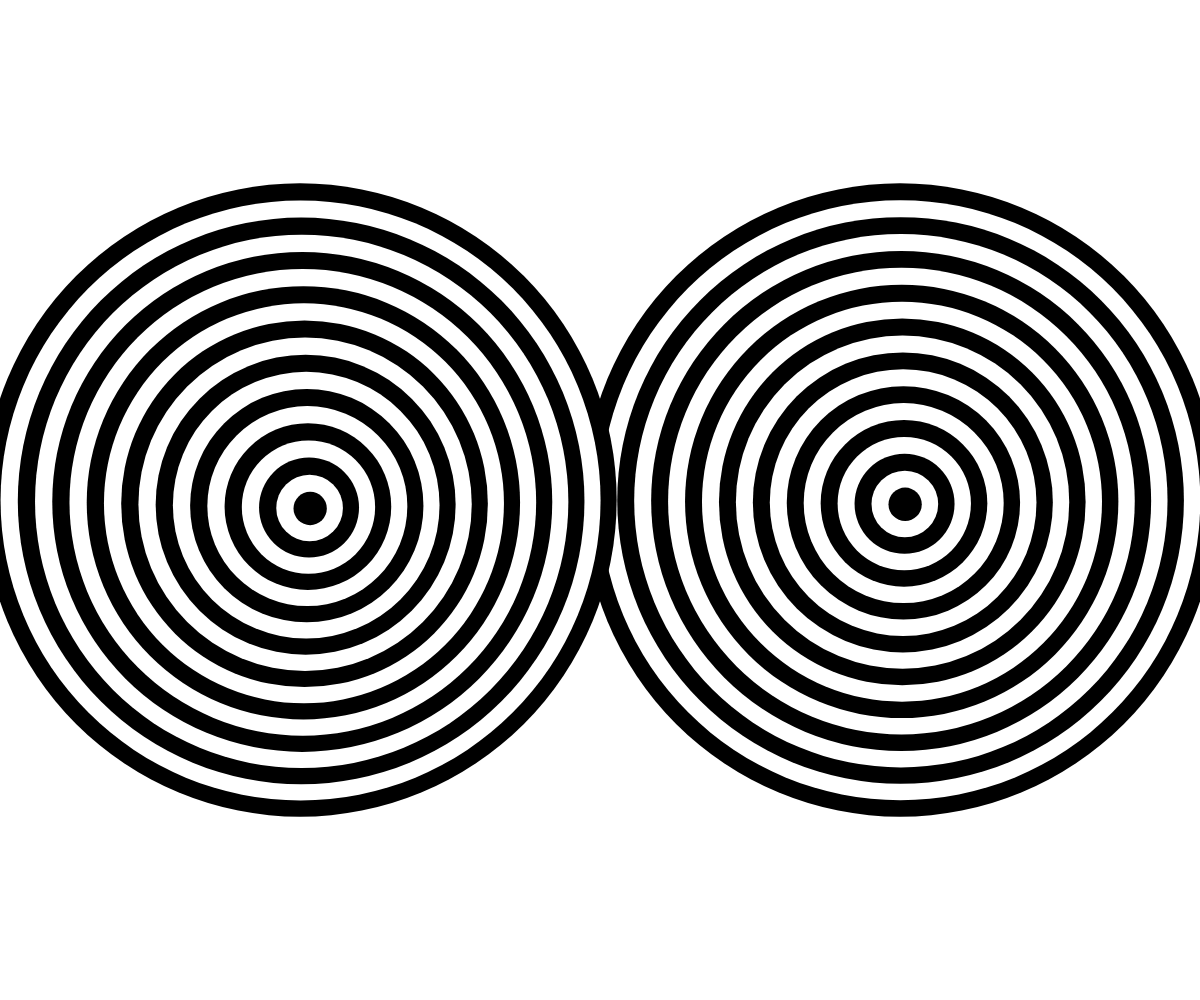
Frame 1 (no input)
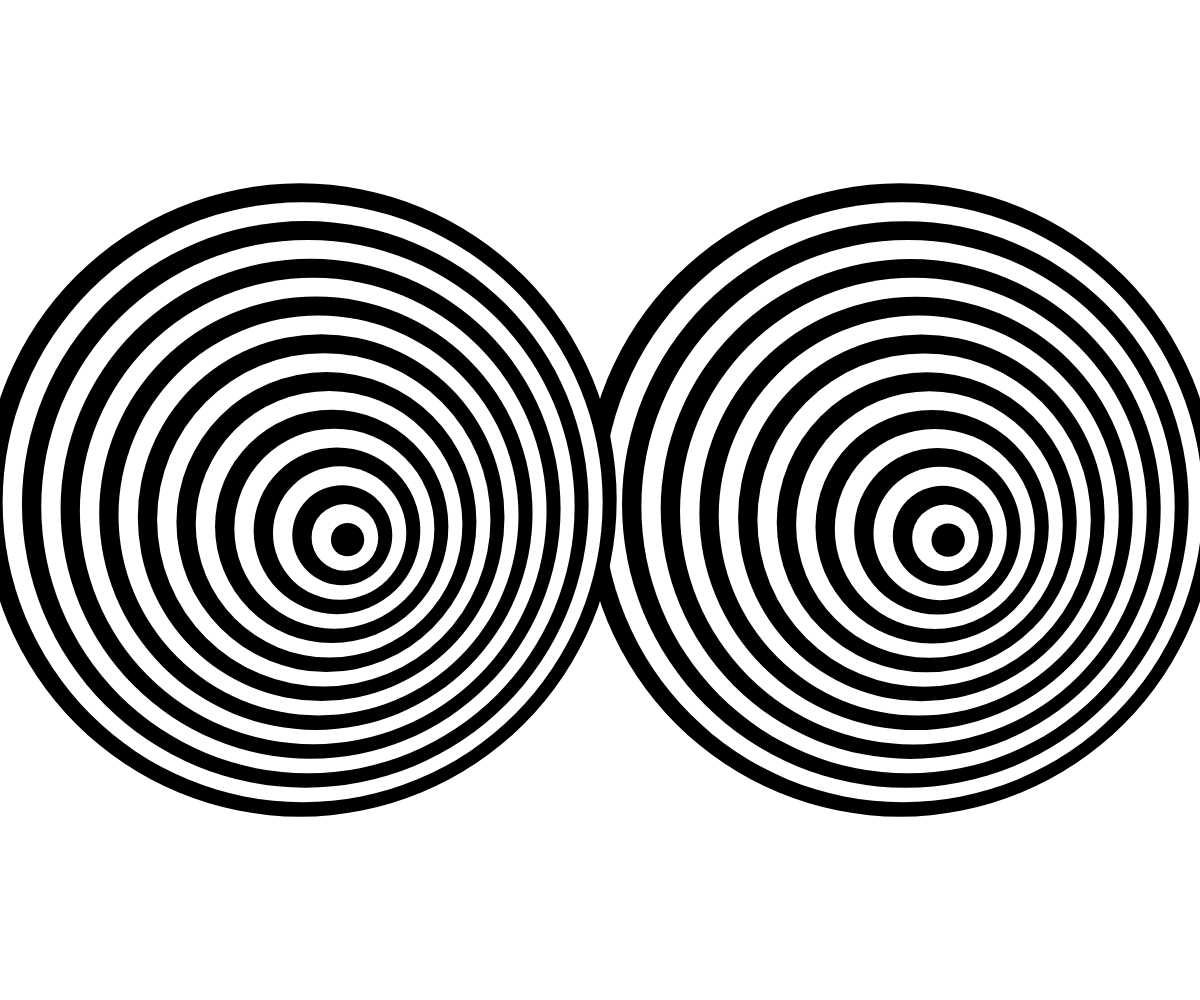
Frame 60 (no input)
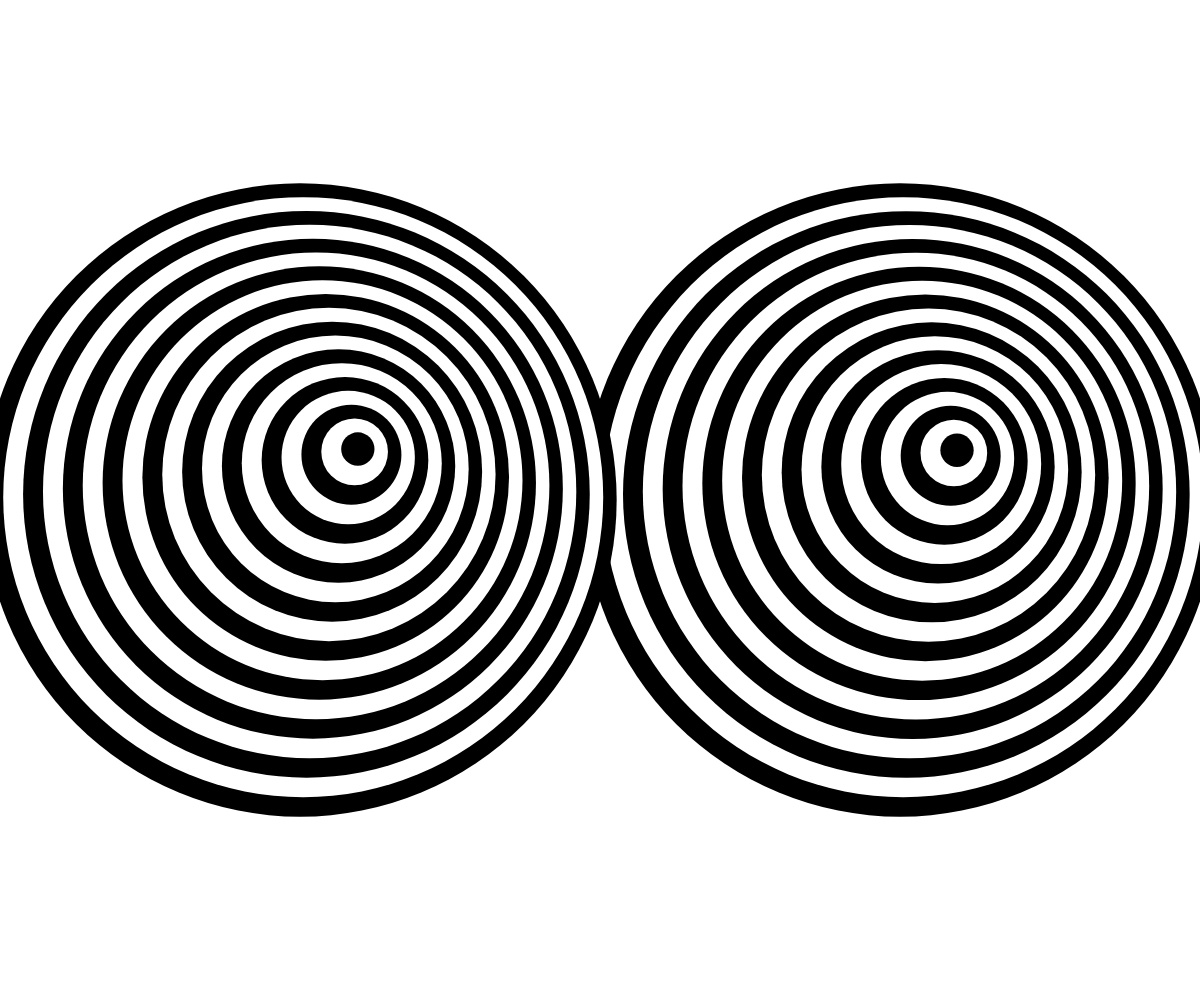
Frame 120 (the mouse pressed at the canvas centre since frame 60)

The p5.js sketch that drew these frames (run headless with seeded random() and noise() and a simulated clock; from frame 60 on, the mouse is pressed at the canvas centre):

// p5.js sketch
// ── sketch.js
let circles = [];
let numberOfCircles = 20;
let extendedScreen;
let moveSpeed = .001;

let easedMouseX = 0;
let easedMouseY = 0;
let easing = .05;

let leftHalf, rightHalf;
let centerX, centerY;




function windowResized() {
  resizeCanvas(windowWidth, windowHeight);
  setup();
}


function setup() {
  createCanvas(windowWidth, windowHeight);

  leftHalf = new Screenhalf(true);
  rightHalf = new Screenhalf(false);




  extendedScreen = width > height ? leftHalf.w/.45 : leftHalf.h/.45;

  for (i = 0; i < numberOfCircles; i++) {
    let blackOrWhite = i % 2 == 1 ? 'black' : 'white';
    circles.push(new Circle(blackOrWhite, extendedScreen - (extendedScreen/numberOfCircles) * i, createVector(0,0)));
  }

	easedMouseX = width/2;
	easedMouseY = height/2;

  noStroke();



}

function Circle(c, d, p) {
  this.fillColor = c;
  this.diameter = d;
  this.position = p;
}

function Screenhalf(l) {
  l ? this.left = true : this.left =  false;
  this.w = width/2;
  this.h = height;
}


let newMouseX = 0;
let newMouseY = 0;

function draw() {
  background(255);
  translate(width/2, height/2);


  //let newMouseX  = map(rotationZ - centerX + 180, 0, 360, 0, width);
  //let newMouseY = map(rotationY - centerY + 180, -180, 180, 0, height);

  if (frameCount % 90 == 0) {
    newMouseX = random(-width/2, width/2);
    newMouseY = random(-height/2, height/2);
  }






  let deltaX = newMouseX - easedMouseX;
  let deltaY = newMouseY - easedMouseY;

  //console.log(mouseX + " " + mouseY);

  easedMouseX += deltaX * easing;
  easedMouseY += deltaY * easing;

for (side = 0; side < 2; side++){
  push();
  translate(-width/4 * (side*2-1), 0);
  scale(.5);

  for (i = 0; i < circles.length - 1; i++) {
    c = circles[i+1];
    cBigger = circles[i];

    //REPLACE [circles.length - 1] with [i] and you get the behaviour i actually wanted, but its bugged
      let direction = createVector(easedMouseX - circles[circles.length - 1].position.x, easedMouseY - circles[circles.length - 1].position.y);

      let nextPosition = c.position.copy().add(direction.copy().mult(i).mult(moveSpeed));

      //if it will be still inside of boundary of bigger circle
      if (nextPosition.dist(cBigger.position) < (cBigger.diameter/2 - c.diameter/2)) {
        //move
        c.position = nextPosition;
      }

    fill(c.fillColor);
    ellipse(c.position.x, c.position.y, c.diameter, c.diameter);
  }
  pop();
}
}
